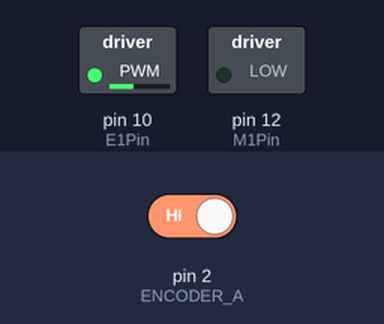
A sketch run on a simulated Arduino Uno, built with avr-gcc and run on an emulated ATmega328P. On the bench: switched loads named in the sketch (green lamp = pin HIGH). Inputs (shaded band) come from the test bench; at power-on: pin 2 (ENCODER_A) HIGH. What the sketch prints to the serial monitor is not drawn.

Above: at 0.1 s.
Timing chart, 0 to 1.6 s (numbered marks = the images above):
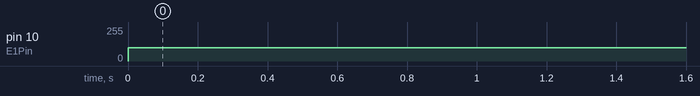

The sketch:

Pos_Encoder.ino
```cpp
#include <util/atomic.h> // this library includes the ATOMIC_BLOCK macro.

#define ENCODER_A       2 // Amarillo
#define ENCODER_B       3 // Verde
#define BUTTON_VEL      4
#define BUTTON_DIR      5

// Pines de Control Shield
const int E1Pin = 10;
const int M1Pin = 12;
const int E2Pin = 11;
const int M2Pin = 13;

//Variable global de posición compartida con la interrupción
volatile int theta = 0;
//Variable global de velocidad compartida con la interrupción
volatile int rev = 0;
//Variable Global Velocidad
int vel = 100;
//Variable Global Direccion
bool dir = true;

typedef struct{
  byte enPin;
  byte directionPin;
}Motor;

//Creo el motor
const Motor motor = {E1Pin, M1Pin};

const int Forward = LOW;
const int Backward = HIGH;
float posicion = 0;

void setup(){
  Serial.begin(9600);
  //Encoders como entradas
  pinMode(ENCODER_A, INPUT);
  pinMode(ENCODER_B, INPUT);
  //Pulsadores
  pinMode(BUTTON_VEL, INPUT_PULLUP);
  pinMode(BUTTON_DIR, INPUT_PULLUP);
  //Configura Motor
  pinMode(motor.enPin, OUTPUT);
  pinMode(motor.directionPin, OUTPUT);
  //Configurar Interrupción
  attachInterrupt(digitalPinToInterrupt(ENCODER_A),leerEncoder,RISING);
}

void loop(){

  ATOMIC_BLOCK(ATOMIC_RESTORESTATE){
    posicion = theta * 360.0 /374.2;
  }


  //Aumentamos o disminuimos velocidad
  if(posicion >= 180)
      setMotor(motor, 0, dir);
  else
      setMotor(motor, 100, dir);

  Serial.println(posicion);
}

void setMotor(const Motor motor, int vel, bool dir){
  analogWrite(motor.enPin, vel);
  if(dir)
    digitalWrite(motor.directionPin, Forward);
  else
    digitalWrite(motor.directionPin, Backward);
}

void leerEncoder(){
  rev++; //Incrementa una revolución
  int b = digitalRead(ENCODER_B);
  if(b > 0){
    //Incremento variable global
    theta++;
  }
  else{
    //Decremento variable global
    theta--;
  }
}
```

Measured:
- by itself, pin 10 (E1Pin): 0/255 → 100/255 at 0.00 s
